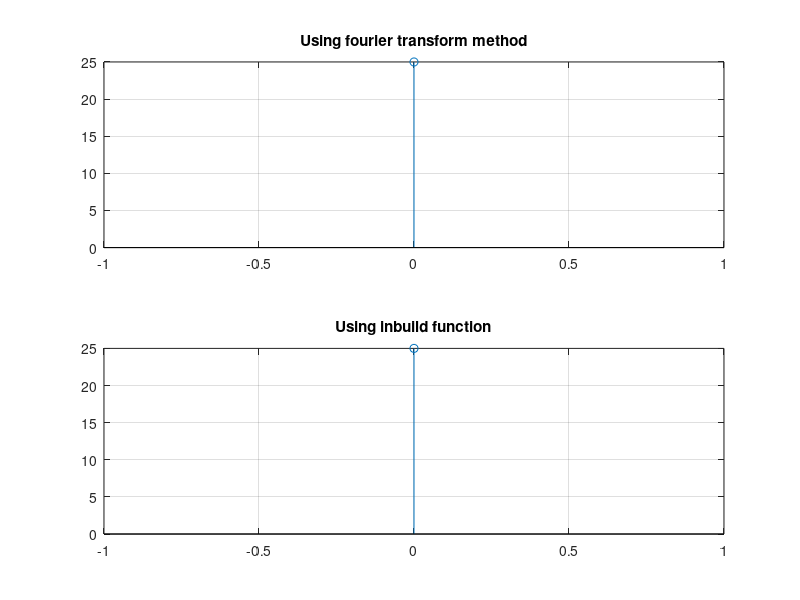

The MATLAB source for this figure:
%% clear
clc
clear all
close all

%% process
x=input('Enter seq x : ');
h=input('Enter seq h : ');
s=max(length(x),length(h));
n=0:1:s-1;
x=[zeros(1,(s-length(x))),x];
h=[zeros(1,(s-length(h))),h];
m=fft(x,s);
m1=fft(h,s);
c = ifft((m.*m1),s);
cd = cconv(x,h,s);

%% plot
subplot(2, 1, 1);
stem(n, c);
title('Using fourier transform method');
grid on;
subplot(2, 1, 2);
stem(n, cd);
title('Using inbuild function');
grid on;